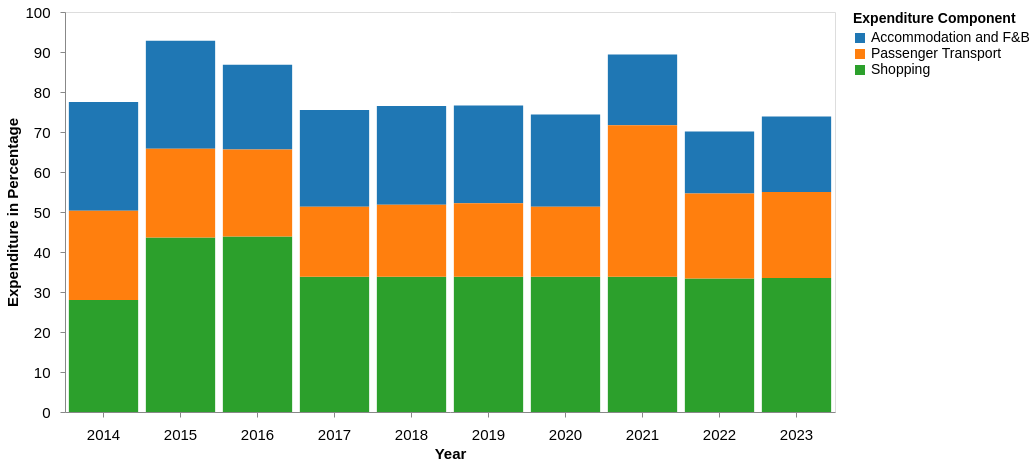

Write the Vega-Lite specification saved for this chart.
### Vega-Lite specification from a JSON file in a GitHub repository (floating-point values rounded to 4 significant figures)
{"$schema": "https://vega.github.io/schema/vega-lite/v5.json", "width": 770, "height": 400, "data": {"values": [{"Year": "2014", "Component": "Shopping", "Expenditure": 28}, {"Year": "2014", "Component": "Accommodation and F&B", "Expenditure": 27.2}, {"Year": "2014", "Component": "Passenger Transport", "Expenditure": 22.3}, {"Year": "2015", "Component": "Shopping", "Expenditure": 43.6}, {"Year": "2015", "Component": "Accommodation and F&B", "Expenditure": 27}, {"Year": "2015", "Component": "Passenger Transport", "Expenditure": 22.2}, {"Year": "2016", "Component": "Shopping", "Expenditure": 43.9}, {"Year": "2016", "Component": "Accommodation and F&B", "Expenditure": 21.2}, {"Year": "2016", "Component": "Passenger Transport", "Expenditure": 21.7}, {"Year": "2017", "Component": "Shopping", "Expenditure": 33.8}, {"Year": "2017", "Component": "Accommodation and F&B", "Expenditure": 24.2}, {"Year": "2017", "Component": "Passenger Transport", "Expenditure": 17.5}, {"Year": "2018", "Component": "Shopping", "Expenditure": 33.8}, {"Year": "2018", "Component": "Accommodation and F&B", "Expenditure": 24.7}, {"Year": "2018", "Component": "Passenger Transport", "Expenditure": 18}, {"Year": "2019", "Component": "Shopping", "Expenditure": 33.8}, {"Year": "2019", "Component": "Accommodation and F&B", "Expenditure": 24.4}, {"Year": "2019", "Component": "Passenger Transport", "Expenditure": 18.4}, {"Year": "2020", "Component": "Shopping", "Expenditure": 33.8}, {"Year": "2020", "Component": "Accommodation and F&B", "Expenditure": 23.1}, {"Year": "2020", "Component": "Passenger Transport", "Expenditure": 17.5}, {"Year": "2021", "Component": "Shopping", "Expenditure": 33.8}, {"Year": "2021", "Component": "Accommodation and F&B", "Expenditure": 17.7}, {"Year": "2021", "Component": "Passenger Transport", "Expenditure": 37.9}, {"Year": "2022", "Component": "Shopping", "Expenditure": 33.4}, {"Year": "2022", "Component": "Accommodation and F&B", "Expenditure": 15.5}, {"Year": "2022", "Component": "Passenger Transport", "Expenditure": 21.2}, {"Year": "2023", "Component": "Shopping", "Expenditure": 33.5}, {"Year": "2023", "Component": "Accommodation and F&B", "Expenditure": 18.9}, {"Year": "2023", "Component": "Passenger Transport", "Expenditure": 21.5}]}, "params": [{"name": "yearSelect", "value": "All", "bind": {"input": "select", "options": ["All", "2014", "2015", "2016", "2017", "2018", "2019", "2020", "2021", "2022", "2023"], "name": "Select Year"}}], "mark": "bar", "encoding": {"x": {"field": "Year", "type": "ordinal", "title": "Year", "axis": {"labelAngle": 0, "labelFontSize": 15, "titleFontSize": 15, "labelPadding": 10, "grid": false}}, "y": {"field": "Expenditure", "type": "quantitative", "title": "Expenditure in Percentage", "axis": {"labelPadding": 10, "labelFontSize": 15, "titleFontSize": 15, "grid": false}, "scale": {"domain": [0, 100]}}, "color": {"field": "Component", "type": "nominal", "title": "Expenditure Component", "scale": {"scheme": "category10"}, "legend": {"title": "Expenditure Component", "labelFontSize": 14, "titleFontSize": 14, "labelPadding": 10}}, "opacity": {"condition": [{"test": "yearSelect == 'All'", "value": 1}, {"test": "datum.Year == yearSelect", "value": 1}], "value": 0.3}, "tooltip": [{"field": "Year", "title": "Year"}, {"field": "Component", "title": "Expenditure Component"}, {"field": "Expenditure", "title": "Expenditure in Percentage", "format": ".2f"}]}}
